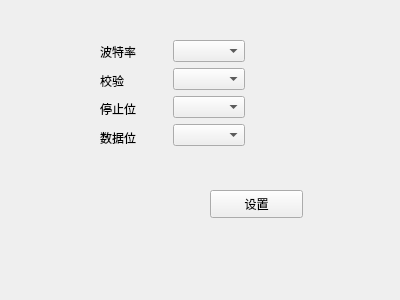
<?xml version="1.0" encoding="UTF-8"?>
<ui version="4.0">
 <class>Form</class>
 <widget class="QWidget" name="Form">
  <property name="geometry">
   <rect>
    <x>0</x>
    <y>0</y>
    <width>400</width>
    <height>300</height>
   </rect>
  </property>
  <property name="windowTitle">
   <string>Form</string>
  </property>
  <widget class="QPushButton" name="switch_2">
   <property name="geometry">
    <rect>
     <x>210</x>
     <y>190</y>
     <width>93</width>
     <height>28</height>
    </rect>
   </property>
   <property name="text">
    <string>设置</string>
   </property>
  </widget>
  <widget class="QWidget" name="">
   <property name="geometry">
    <rect>
     <x>100</x>
     <y>40</y>
     <width>145</width>
     <height>109</height>
    </rect>
   </property>
   <layout class="QHBoxLayout" name="horizontalLayout">
    <item>
     <layout class="QVBoxLayout" name="verticalLayout">
      <item>
       <widget class="QLabel" name="label_2">
        <property name="text">
         <string>波特率</string>
        </property>
       </widget>
      </item>
      <item>
       <widget class="QLabel" name="label_3">
        <property name="text">
         <string>校验</string>
        </property>
       </widget>
      </item>
      <item>
       <widget class="QLabel" name="label_4">
        <property name="text">
         <string>停止位</string>
        </property>
       </widget>
      </item>
      <item>
       <widget class="QLabel" name="label_5">
        <property name="text">
         <string>数据位</string>
        </property>
       </widget>
      </item>
     </layout>
    </item>
    <item>
     <layout class="QVBoxLayout" name="verticalLayout_2">
      <item>
       <widget class="QComboBox" name="baud_rate"/>
      </item>
      <item>
       <widget class="QComboBox" name="check_bit"/>
      </item>
      <item>
       <widget class="QComboBox" name="stop_bit"/>
      </item>
      <item>
       <widget class="QComboBox" name="data_length"/>
      </item>
     </layout>
    </item>
   </layout>
  </widget>
 </widget>
 <resources/>
 <connections/>
</ui>
